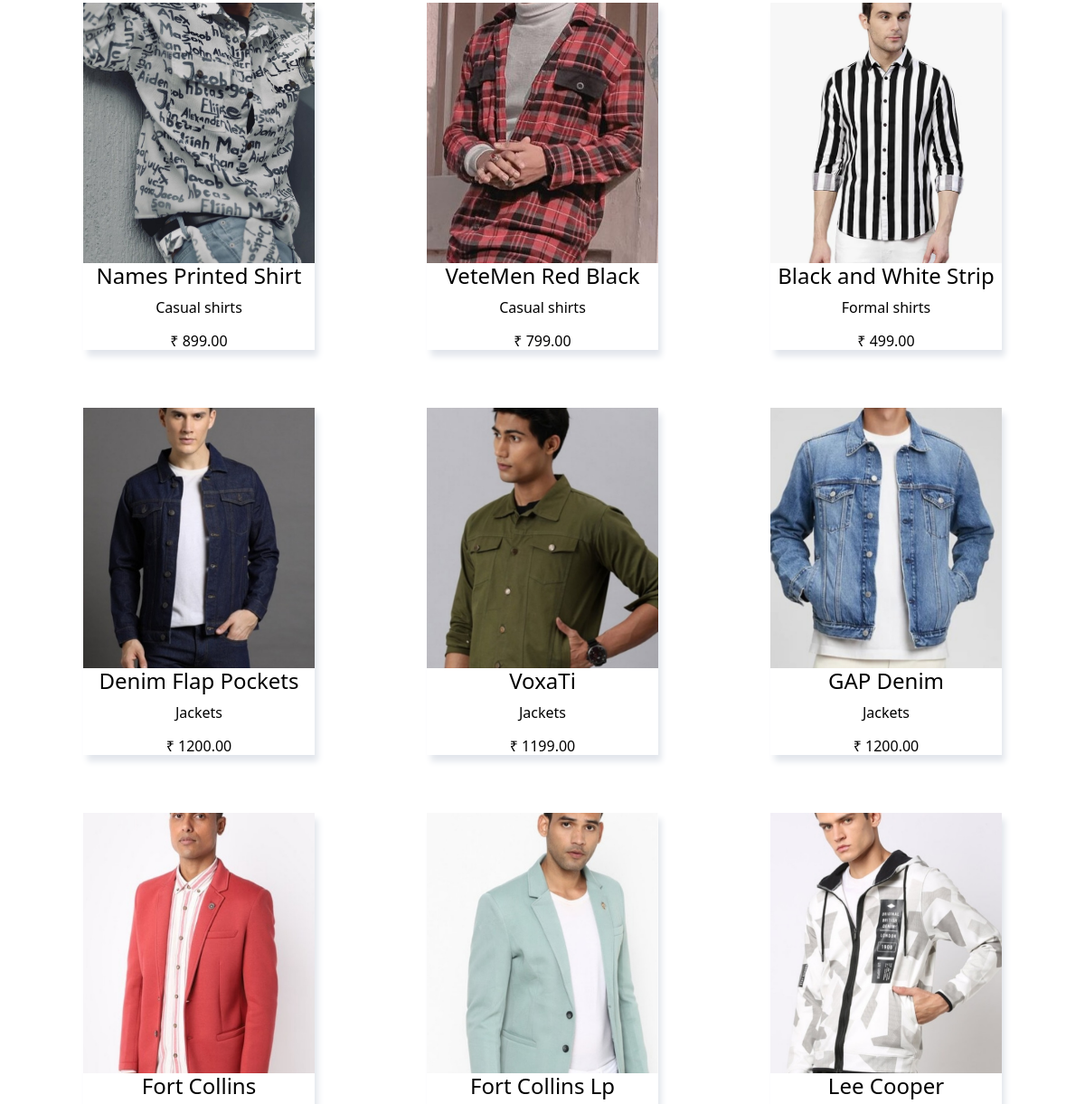
Before: /all_products/ (middle part) with the older database file.
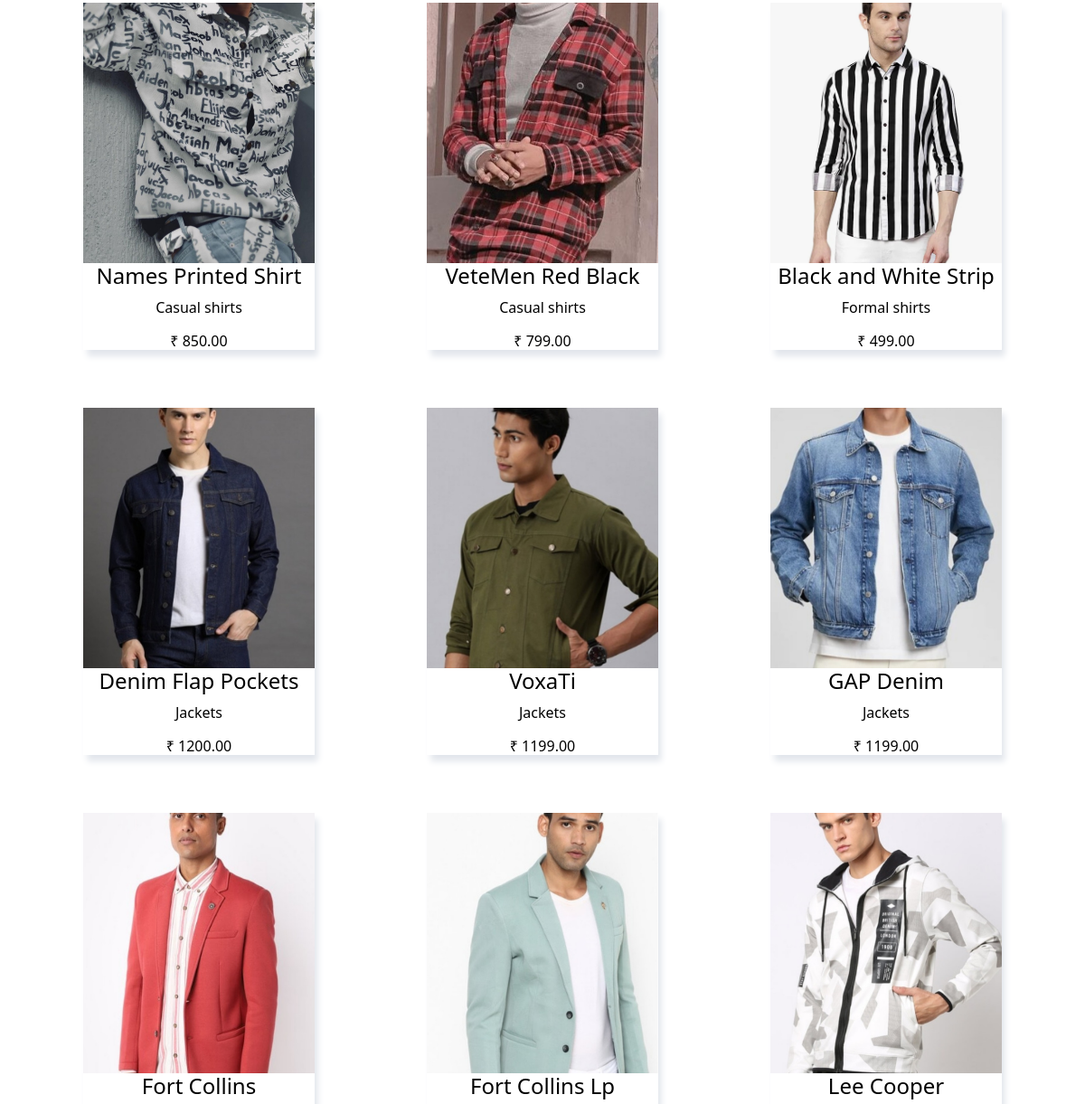
After: the same page with the newer database file.
### designers/models.py (models this page shows, shortened)
class Product(models.Model):
    designer = models.ForeignKey('account.Designer', on_delete=models.CASCADE, null=True)
    prd_name = models.CharField(max_length=255)
    category1 = models.CharField(max_length=255)
    category2 = models.CharField(max_length=255, blank=True)
    price = models.DecimalField(max_digits=10, decimal_places=2)
    fit = models.CharField(max_length=255)
    care = models.CharField(max_length=255)
    material = models.CharField(max_length=255)
    occasion = models.CharField(max_length=255)
    image1 = models.ImageField(upload_to='media/product_images/')
    image2 = models.ImageField(upload_to='media/product_images/')
    image3 = models.ImageField(upload_to='media/product_images/')
    image4 = models.ImageField(upload_to='media/product_images/')
    small = models.PositiveIntegerField()
    medium = models.PositiveIntegerField()
    large = models.PositiveIntegerField()
    extra_large = models.PositiveIntegerField()
    class Meta:
        unique_together = ('prd_name', 'designer')

### customers/views.py (the view)
# urls.py: path('all_products/', all_products, name='all_products'),
def all_products(request):
    products = Product.objects.all()
    return render(request, 'user2.html', {'products': products})

### designers/context_processors.py (called while the page is built)
def designer_context_processor(request):
    designer = None
    if request.user.is_authenticated:
        try:
            designer = Designer.objects.get(user=request.user)
        except Designer.DoesNotExist:
            pass
    return {'designer': designer}

### templates/user2.html (shortened to what this page needs)
{% extends 'customer_base.html' %}
{% load static %}
{% block content %}
<div class="relbox">
  {% for product in products %}
    <a href="{% url 'product_detail' product.id %}" class="prd-card">
      <img src="{{ product.image1.url }}" alt="{{ product.prd_name }}" loading="lazy">
      <h4>{{ product.prd_name }}</h4>
      <p>{{ product.category2 }}</p>
      <h6>&#x20b9; {{ product.price }}</h6>
    </a>
  {% endfor %}
</div>
  {% endblock%}

Changed rows visible on the page:
changed Product "Names Printed Shirt": price "899.00" → "850.00"
changed Product "GAP Denim": price "1200.00" → "1199.00"
